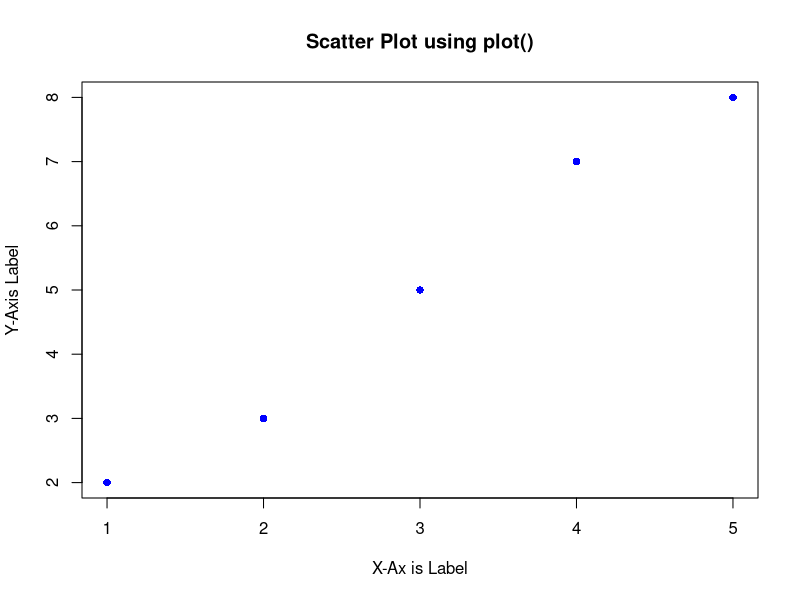
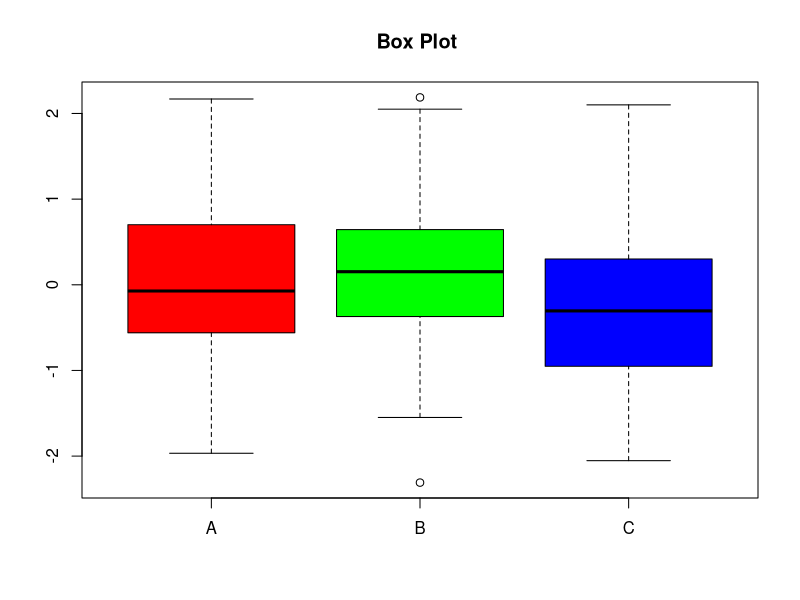
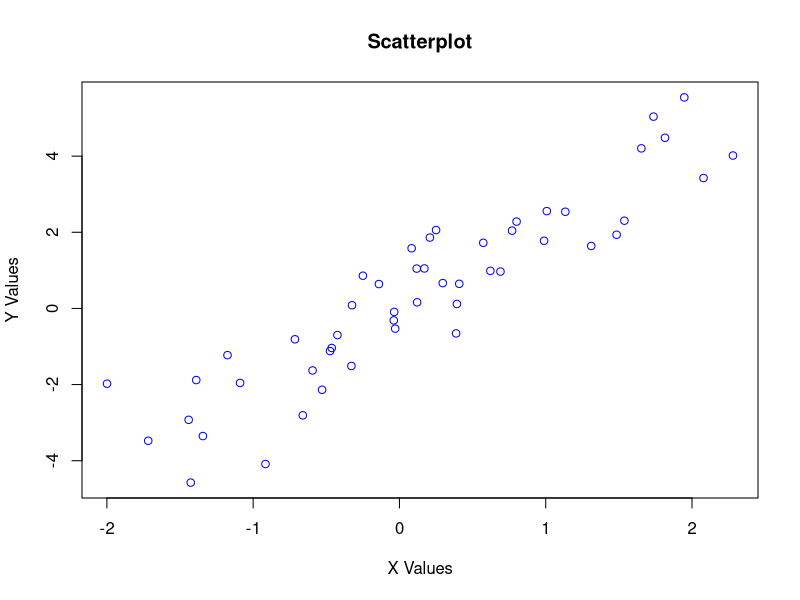

R code for these plots, in order:
# Write a R program for any visual representation of an object with creating graphs using graphic functions : Plot (),Boxplot(),Scatterplots().

x <- c(1, 2, 3, 4, 5)
y <- c(2, 3, 5, 7, 8)

plot(x, y, main = "Scatter Plot using plot()", xlab = "X-Ax is Label", ylab =
"Y-Axis Label", col = "blue", pch = 16)

set.seed(123)
db<- list(A = rnorm(50), B = rnorm(50), C = rnorm(50))
boxplot(db, col = rainbow(length(db)), main = "Box Plot ")

set.seed(456)
x <- rnorm(50)
y <- 2 * x + rnorm(50)
plot(x, y, col = "blue", xlab = "X Values", ylab = "Y Values", main =
"Scatterplot")